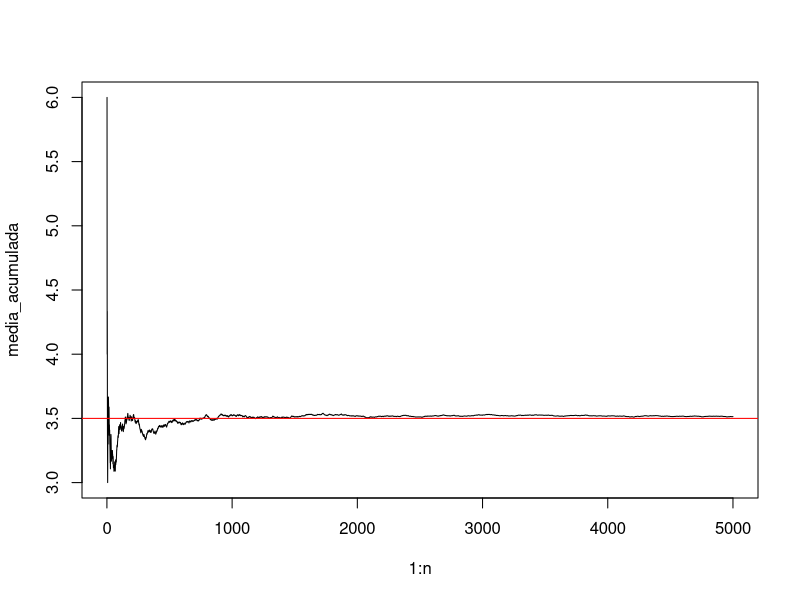
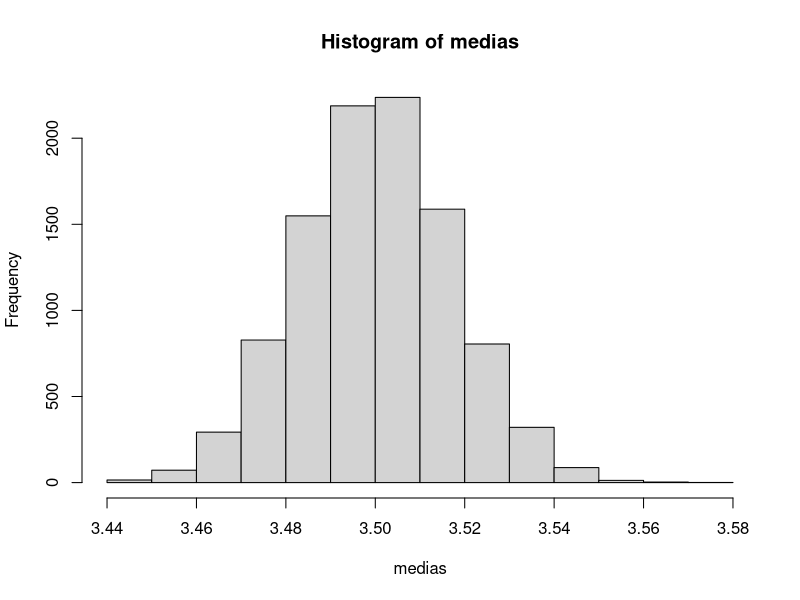
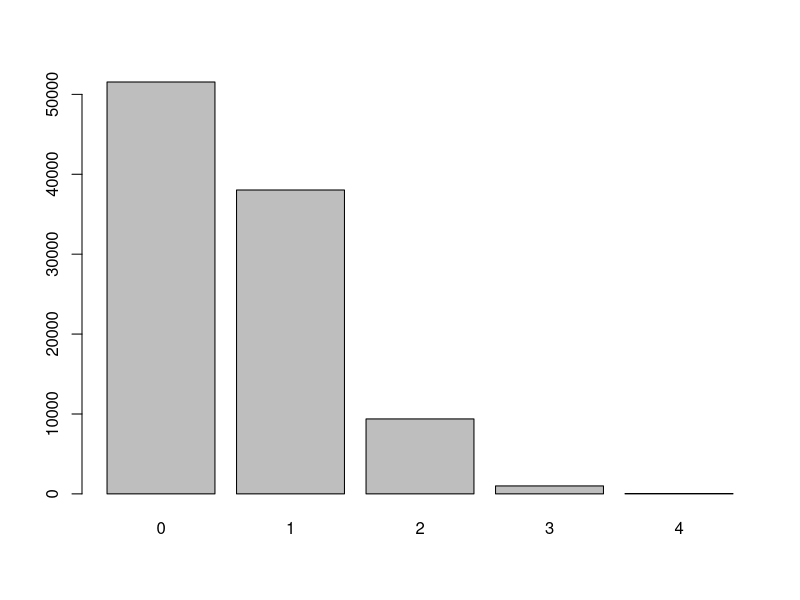

Source code (R) for these figures, in order:
# nesta aula, exploramos duas estruturas de repetição em r
# as estruturas foram: for e while
# exploramos as estruturas por meio de exemplos envolvendo
# simulações probabilísticas.
#
# a aula ficou dividida assim:
# - simulação de lançamentos de um dado;
# - média acumulada;
# - estrutura de repetição for;
# - seleção e comparação de elementos em vetores;
# - operador %in%;
# - simulação de sorteios de loteria;
# - estrutura de repetição while.

# -------------------------------------------------------------------------
# 1. simulação de lançamentos de um dado
# -------------------------------------------------------------------------

# na aula anterior, utilizamos a função sample()
# esta função realiza sorteios aleatórios.
# podemos consultar sua documentação utilizando:
?sample

# vamos simular n lançamentos de um dado justo de seis faces
n <- 5000
dado <- sample(x = 1:6, size = n, replace = TRUE)

# calculamos a média dos resultados obtidos
mean(dado)

# em um dado justo, os valores possíveis são 1, 2, 3, 4, 5 e 6.
# a média teórica desses valores é 3.5. com um número grande de
# lançamentos, esperamos que a média observada se aproxime desse valor

# -------------------------------------------------------------------------
# 2. média acumulada
# -------------------------------------------------------------------------

# em vez de calcular apenas a média final, podemos acompanhar como a média
# dos resultados se comporta à medida que novos lançamentos são realizados

# cumsum() calcula a soma acumulada dos elementos de um vetor
soma_acumulada <- cumsum(dado)

# para obter a média após cada lançamento, dividimos a soma acumulada pelo
# número de observações disponíveis naquele momento
media_acumulada <- soma_acumulada / 1:n

# visualizamos a evolução da média acumulada
plot(x = 1:n, y = media_acumulada, type = "l")

# adicionamos uma linha horizontal em 3.5, a média teórica de um dado justo
abline(h = 3.5, col = "red")

# observe que, conforme o número de lançamentos aumenta, então
# a média acumulada tende a se aproximar de 3.5

# -------------------------------------------------------------------------
# 3. estrutura de repetição for
# -------------------------------------------------------------------------

# agora queremos repetir um experimento várias vezes.
# para isso, podemos utilizar a estrutura de repetição for
#
# sua estrutura básica é:
#
# for (j in valores) {
#   comandos que serão repetidos
# }
#
# a cada repetição, j assume um dos valores especificados após "in"

# queremos agora repetir esse experimento muitas vezes para observar como
# se comportam as médias obtidas. a ideia é realizar os seguintes passos:
#
# 1. simular 10.000 lançamentos de um dado;
# 2. calcular a média dos valores obtidos;
# 3. guardar essa média;
# 4. repetir os passos anteriores 10.000 vezes.
#
# fazer isso escrevendo os mesmos comandos 10.000 vezes não seria viável.
# podemos automatizar essa repetição utilizando a estrutura for.

# criamos inicialmente um vetor vazio para armazenar as médias
medias <- c()

# repetimos o experimento 10.000 vezes
for (j in 1:10000) {
  
  # em cada repetição, simulamos 10.000 lançamentos de um dado
  dado <- sample(x = 1:6, size = 10000, replace = TRUE)
  
  # calculamos a média e armazenamos o resultado na posição j
  medias[j] <- mean(dado)
}

# ao final, medias contém as 10.000 médias obtidas nas simulações
hist(medias)

# observe que as médias simuladas ficam concentradas em torno de 3.5

# -------------------------------------------------------------------------
# 4. seleção de elementos de um vetor
# -------------------------------------------------------------------------

# vamos simular 100 lançamentos de um dado
dado <- sample(x = 1:6, size = 100, replace = TRUE)
dado

# como vimos na aula anterior, uma comparação produz um vetor lógico
dado == 5

# um vetor lógico também pode ser utilizado dentro dos colchetes para
# selecionar elementos de um vetor
dado[dado != 5]

# o comando acima retorna apenas os elementos de dado que são diferentes
# de 5. os elementos associados a TRUE são mantidos e os associados a
# FALSE são descartados

# -------------------------------------------------------------------------
# 5. verificando elementos com o operador %in%
# -------------------------------------------------------------------------

# vamos considerar agora um experimento envolvendo uma loteria: mega-sena
# suponha que fizemos uma aposta escolhendo seis números entre 1 e 60.
# em seguida, são sorteados, sem reposição, seis números desse mesmo conjunto.
#
# nosso objetivo é descobrir quantos números do nosso bilhete foram sorteados.

# os seis números escolhidos para o nosso bilhete são:
bilhete <- c(3, 15, 43, 21, 20, 35)

# simulamos o sorteio de seis números entre 1 e 60, sem reposição
sorteio <- sample(x = 1:60, size = 6, replace = FALSE)
sorteio

# queremos agora comparar nosso bilhete com o resultado do sorteio.
# uma primeira tentativa poderia ser:
sorteio == bilhete

# entretanto, essa comparação é feita posição a posição: o primeiro número
# de sorteio é comparado ao primeiro de bilhete, o segundo ao segundo, e
# assim por diante. isso não responde à pergunta que queremos.

# não importa a posição em que um número foi sorteado; queremos saber se
# cada número do bilhete aparece em alguma posição do vetor sorteio.
#
# para responder a essa pergunta, utilizamos o operador %in%
bilhete %in% sorteio

# o resultado é um vetor lógico com uma posição para cada número do bilhete:
# TRUE indica que o número foi sorteado e FALSE indica que não foi.

# como TRUE é tratado como 1 e FALSE como 0 em operações numéricas,
# podemos contar quantos números do bilhete foram sorteados usando sum()
sum(bilhete %in% sorteio)

# -------------------------------------------------------------------------
# 6. simulando muitos sorteios de loteria
# -------------------------------------------------------------------------

# agora utilizamos um for para repetir o sorteio muitas vezes e observar
# quantos números do bilhete são acertados em cada repetição

bilhete <- c(3, 15, 43, 21, 20, 35)

# criamos um vetor vazio para armazenar o número de acertos de cada sorteio
acertos <- c()

for (j in 1:100000) {
  
  # realizamos um novo sorteio
  sorteio <- sample(x = 1:60, size = 6, replace = FALSE)
  
  # contamos quantos números do bilhete aparecem no sorteio e armazenamos
  # o resultado na posição j
  acertos[j] <- sum(bilhete %in% sorteio)
}

# table() conta quantas vezes ocorreu cada número de acertos
table(acertos)

# podemos visualizar essas frequências utilizando um gráfico de barras
barplot(table(acertos))

# -------------------------------------------------------------------------
# 7. estrutura de repetição while
# -------------------------------------------------------------------------

# no exemplo anterior, sabíamos antecipadamente quantas vezes queríamos
# repetir o experimento: 100.000 vezes. por isso, utilizamos um for.
#
# agora queremos responder a uma pergunta diferente: suponha que fazemos
# uma aposta por semana, sempre com os mesmos seis números. quantas semanas
# precisaríamos jogar até ganhar um prêmio pela primeira vez?
#
# vamos considerar três possibilidades:
# - quadra: acertar pelo menos 4 números;
# - quina: acertar pelo menos 5 números;
# - sena: acertar os 6 números.
#
# nesse caso, não sabemos antecipadamente quantos sorteios serão necessários.
# queremos continuar realizando sorteios ENQUANTO ainda não tivermos atingido
# o número de acertos necessário para ganhar.
#
# para esse tipo de problema, podemos utilizar a estrutura while:
#
# while (condicao) {
#   comandos que serão repetidos
# }
#
# o bloco é repetido enquanto a condição for TRUE e termina quando ela
# se torna FALSE.

# escolhemos os seis números do nosso bilhete
bilhete <- c(3, 15, 43, 21, 20, 35)

# semanas contará quantos sorteios foram necessários até o primeiro prêmio
semanas <- 0

# começamos com zero acertos
acertos <- 0

# começamos procurando quanto tempo levaria até obter pelo menos uma quadra.
# enquanto tivermos menos de 4 acertos, continuamos jogando
while (acertos < 4) {
  
  # avançamos uma semana
  semanas <- semanas + 1
  
  # realizamos um novo sorteio
  sorteio <- sample(x = 1:60, size = 6, replace = FALSE)
  
  # contamos quantos números do bilhete foram sorteados
  acertos <- sum(bilhete %in% sorteio)
}

# quando o while termina, encontramos pela primeira vez um sorteio
# em que acertamos pelo menos 4 números

semanas

# considerando uma aposta por semana, transformamos o tempo de espera
# de semanas para anos
semanas / 52
